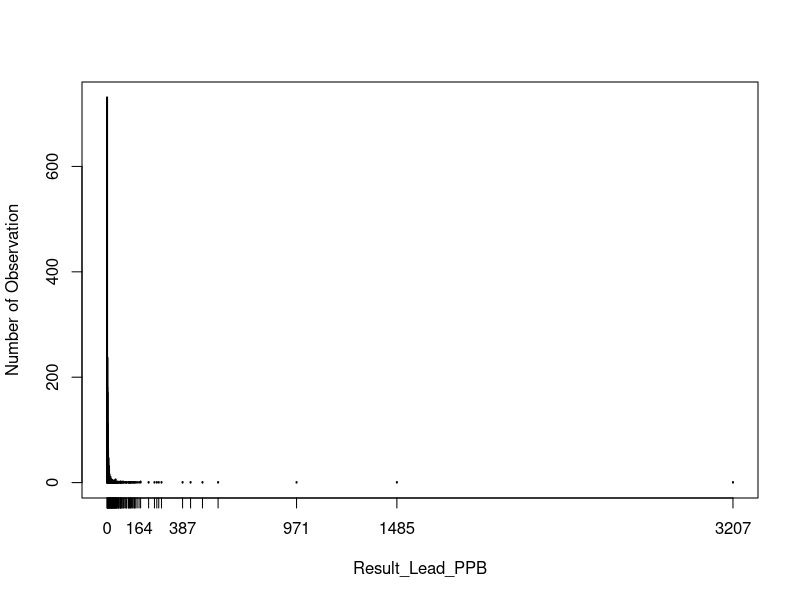
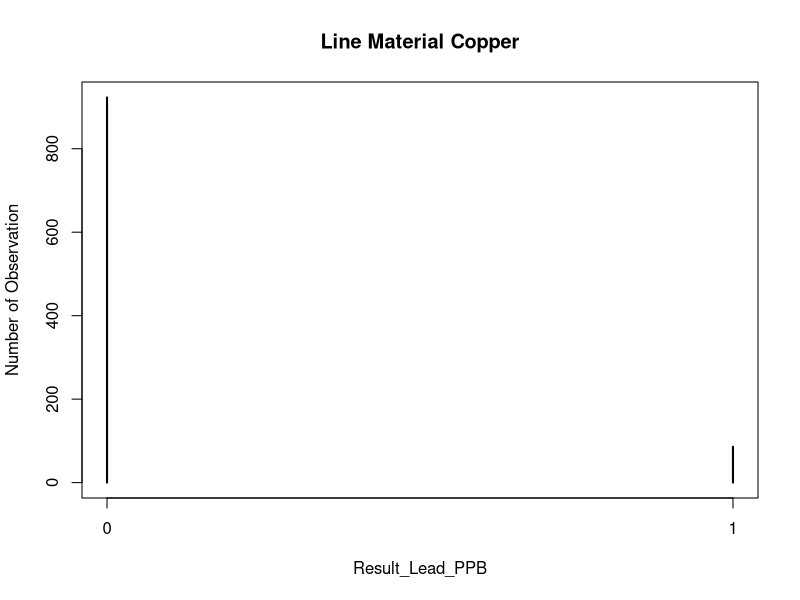
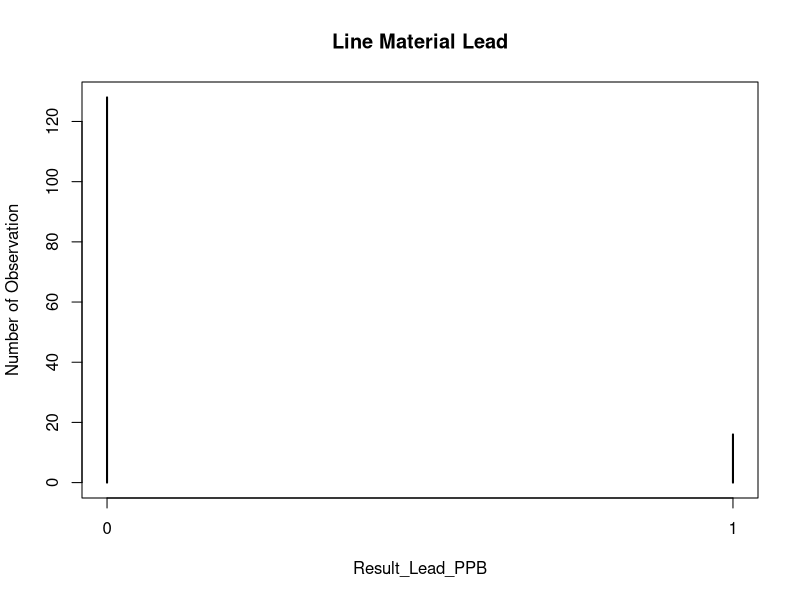
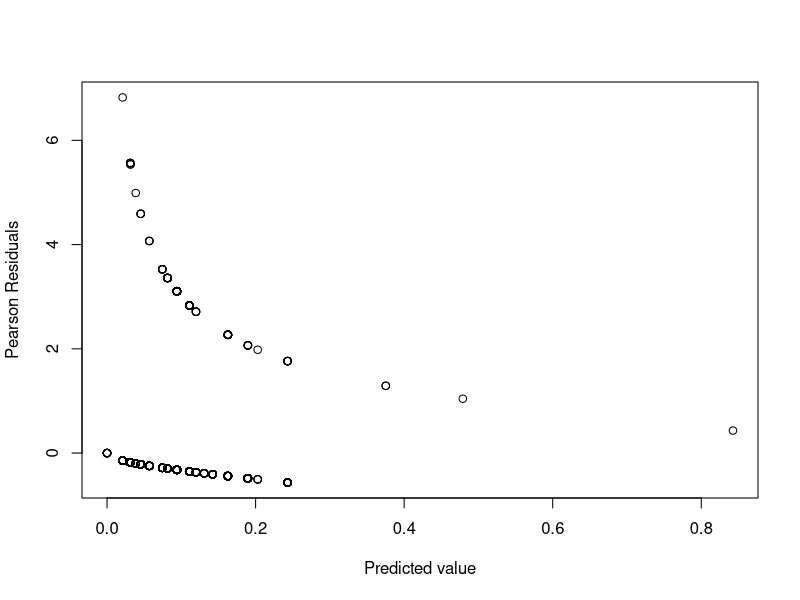
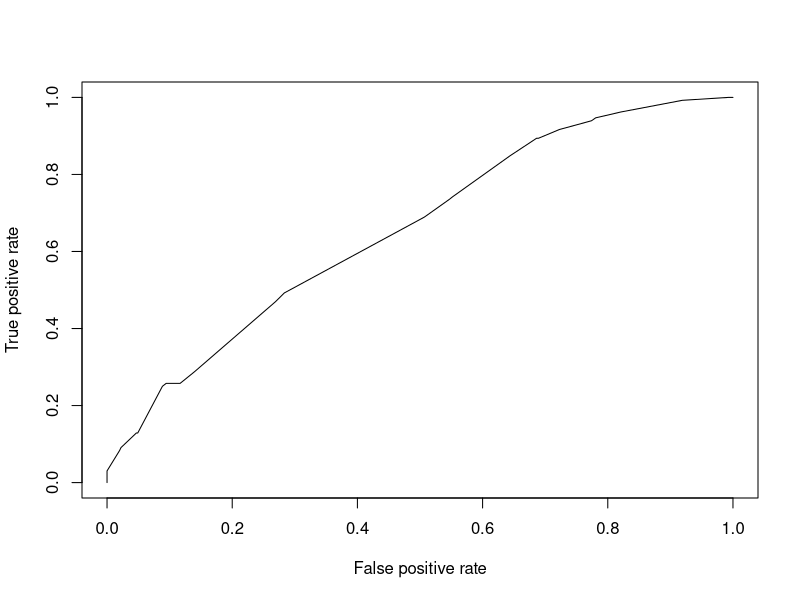
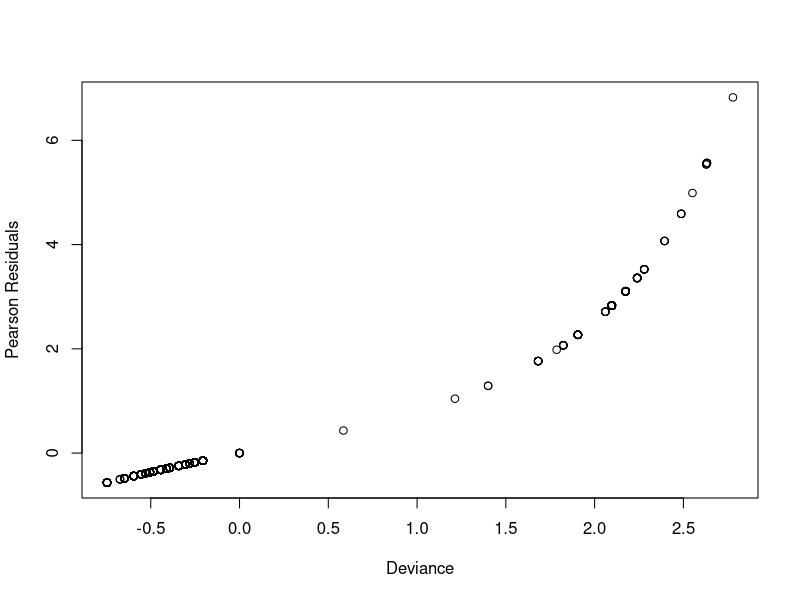

R code for these plots, in order:
# R code for the STT 864 final project
# Flint water problem 
# Peide Li
# Due April 24

# You can find the data set my pdf report at my Github website:
# https://github.com/Kira233767/STT864_Project.git



######################################################################
#Dataset : 
#           Sub_data : Sentinel data set
#           Test_result : Residential testing result
# options(java.parameters = "-Xmx8g")
# 
# library(rJava)    # Assume that the computer has already have Java_Home environment
# library(xlsx)

#Save the data set to be csv files first, then import the data.
Ori.Sub_data <- read.csv("Sentinel_Data_Set_1A-B_515890_7.csv", header = T)
Ori.Sen_data_round2 <- read.csv("Sentinel_Data_Set_1A-B_Rnd_2_517916_7.csv", header = T)
Ori.Sen_data_round3 <- read.csv("Sentinel_Data_Round_3_521415_7.csv", header = T)
Ori.Sen_data_round4 <- read.csv("Sentinel_Data_Round_4_521993_7.csv", header = T)
Test_result <- read.csv("Test_Results_Flint_513922_7.csv", header = T)


temp.dataset <- rbind(Ori.Sub_data, Ori.Sen_data_round2, Ori.Sen_data_round3)


require(nlme)
require(lme4)

#########################################################################################################################################
#Change to Binay Data
flag <- which(temp.dataset$Result_Lead_.PPB. < 15)

Sub_dataset.lesslead <- temp.dataset[flag, ]
Sub_dataset.overlead <- temp.dataset[-flag, ]



Sub_dataset.overlead$Result_Lead_.PPB. <- rep(1, nrow(Sub_dataset.overlead))
Sub_dataset.lesslead$Result_Lead_.PPB. <- rep(0, nrow(Sub_dataset.lesslead))

Sub_data <- rbind(Sub_dataset.overlead, Sub_dataset.lesslead)


# Refine the data set
Index_material <- c(which(Sub_data$Service_Line_Material == "Copper"), 
                    which(Sub_data$Service_Line_Material == "Galvanized"),
                    which(Sub_data$Service_Line_Material == "Lead"))

Sub_data1 <- Sub_data[Index_material, ]

Index_zip.code <- c(which(Sub_data1$Zip_Code == '48503'), which(Sub_data1$Zip_Code == '48504'), 
                    which(Sub_data1$Zip_Code == '48505'), which(Sub_data1$Zip_Code == '48506'), 
                    which(Sub_data1$Zip_Code == '48507'))

Sub_data2 <- Sub_data1[Index_zip.code, ]


Index_sample.location <- c(which(Sub_data2$Sample_Location == 'BATHROOM'), which(Sub_data2$Sample_Location == 'KITCHEN'),
                           which(Sub_data2$Sample_Location == "BASEMENT"))


Sub_data_lead <- Sub_data2[Index_sample.location, ]

Sub_data_lead$Sentinel_Group_Number <- as.factor(Sub_data_lead$Sentinel_Group_Number)
Sub_data_lead$Zip_Code <- as.factor(Sub_data_lead$Zip_Code)




###############################################################
#Explore the distribution of the data set
dis.lead <- table(temp.dataset$Result_Lead_.PPB.)
plot(dis.lead, xlab = "Result_Lead_PPB", ylab = "Number of Observation")

data_at_lead <- Sub_data_lead[which(Sub_data_lead$Service_Line_Material == "Lead"), ]
data_at_copper <- Sub_data_lead[which(Sub_data_lead$Service_Line_Material == "Copper"), ]

plot(table(data_at_copper$Result_Lead_.PPB.), xlab = "Result_Lead_PPB", ylab = "Number of Observation", main = "Line Material Copper")
plot(table(data_at_lead$Result_Lead_.PPB.), xlab = "Result_Lead_PPB", ylab = "Number of Observation", main = "Line Material Lead")


##################################################################################################################################
#Model
######

water.model.lead <- glmer(Result_Lead_.PPB. ~ Service_Line_Material + Zip_Code + (1 | Sample_Location),
                          data = Sub_data_lead, family = binomial)

water.model.lead_cross <- glmer(Result_Lead_.PPB. ~ Service_Line_Material + Zip_Code + Zip_Code * Service_Line_Material + (1 | Sample_Location),
                          data = Sub_data_lead, family = binomial)

plot(fitted(water.model.lead_cross), residuals(water.model.lead_cross, type = "pearson"), xlab = "Predicted value",
     ylab = "Pearson Residuals")


#Likelihood ratio test
water.model.lead_NULL <- glmer(Result_Lead_.PPB. ~ 1 + (1 | Sample_Location),data = Sub_data_lead, family = binomial)


water.model.lead_withoutzip <- glmer(Result_Lead_.PPB. ~ Service_Line_Material  + (1 | Sample_Location),
                                                         data = Sub_data_lead, family = binomial)



anova(water.model.lead_cross, water.model.lead_NULL)

# This proved that logistic regression is valid for the data set 
# Provide more evidence about the logistic regression is valid here



#Cross-validation about prob
flag_cv <- which(Ori.Sen_data_round4$Result_Lead_.PPB. < 15)

cv.lesslead <- Ori.Sen_data_round4[flag_cv, ]
cv.overlead <- Ori.Sen_data_round4[-flag_cv, ]



cv.lesslead$Result_Lead_.PPB. <- rep(1, nrow(cv.lesslead))
cv.overlead$Result_Lead_.PPB. <- rep(0, nrow(cv.overlead))

cv_data <- rbind(cv.overlead, cv.overlead)



Index_material <- c(which(cv_data$Service_Line_Material == "Copper"), 
                    which(cv_data$Service_Line_Material == "Galvanized"),
                    which(cv_data$Service_Line_Material == "Lead"))

cv_data1 <- cv_data[Index_material, ]

Index_zip.code <- c(which(cv_data1$Zip_Code == '48503'), which(cv_data1$Zip_Code == '48504'), 
                    which(cv_data1$Zip_Code == '48505'), which(cv_data1$Zip_Code == '48506'), 
                    which(cv_data1$Zip_Code == '48507'))

cv_data2 <- cv_data1[Index_zip.code, ]


Index_sample.location <- c(which(cv_data2$Sample_Location == 'BATHROOM'), which(cv_data2$Sample_Location == 'KITCHEN'),
                           which(cv_data2$Sample_Location == "BASEMENT"))


cv_data  <- cv_data2[Index_sample.location, ]

cv_data$Sentinel_Group_Number <- as.factor(cv_data$Sentinel_Group_Number)
cv_data$Zip_Code <- as.factor(cv_data$Zip_Code)

target_p <- predict(water.model.lead_cross, newdata = cv_data, type = "response")

cv_pool <- fitted(water.model.lead_cross)
CV_P <- NULL
for (i in 1 : 100){
  temp <- sample(cv_pool, 1000, T)
  CV_P <- c(CV_P, temp)
}
critical <- quantile(sort(CV_P), 0.95)
response_cv <- as.numeric(target_p > critical)
accuracy <- sum(cv_data$Result_Lead_.PPB. == response_cv)/ nrow(cv_data) 



####################################################################################################################
# Performance evaluation
# Need package ROCR
predicted <- predict(water.model.lead_cross)
library(ROCR)
prob <- prediction(predicted, Sub_data_lead$Result_Lead_.PPB.)
tprfpr <- performance(prob, "tpr", "fpr")

plot(tprfpr)

plot(residuals(water.model.lead_cross, type = "deviance"), residuals(water.model.lead_cross, type = "pearson"), 
     xlab = "Deviance", ylab = "Pearson Residuals")
